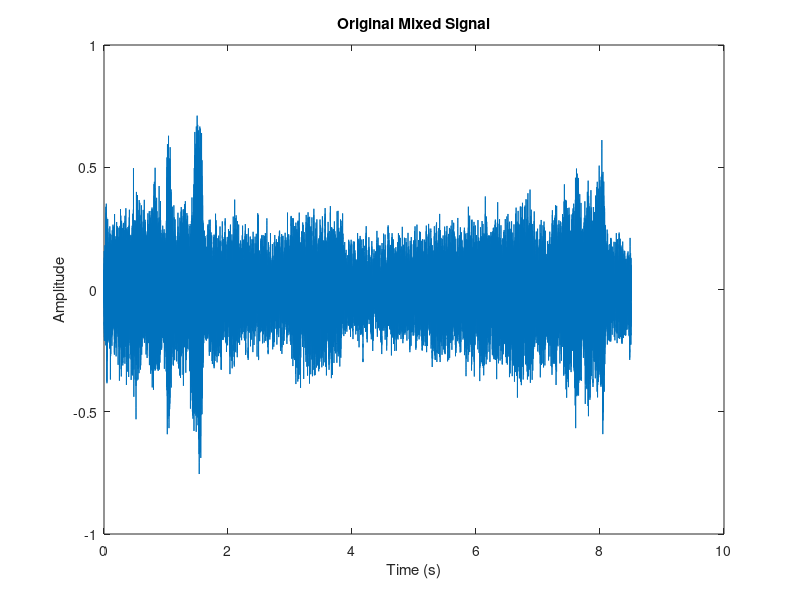
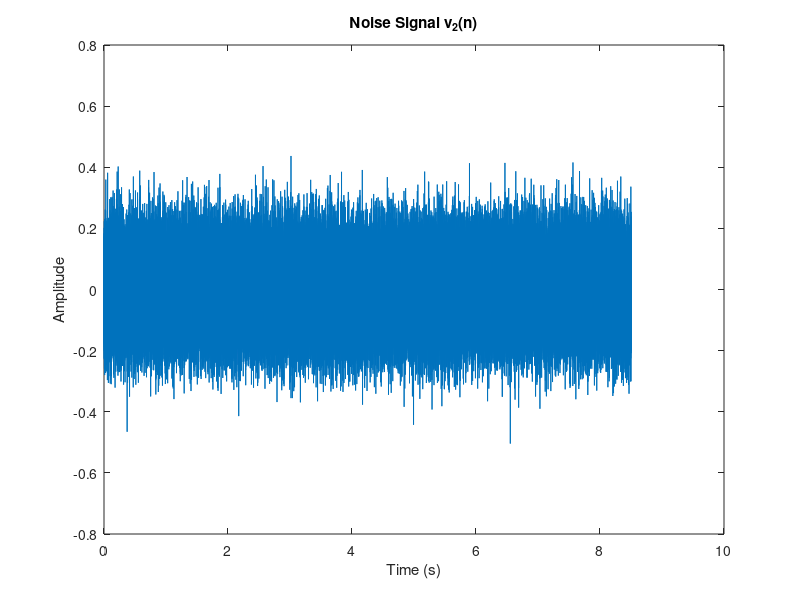
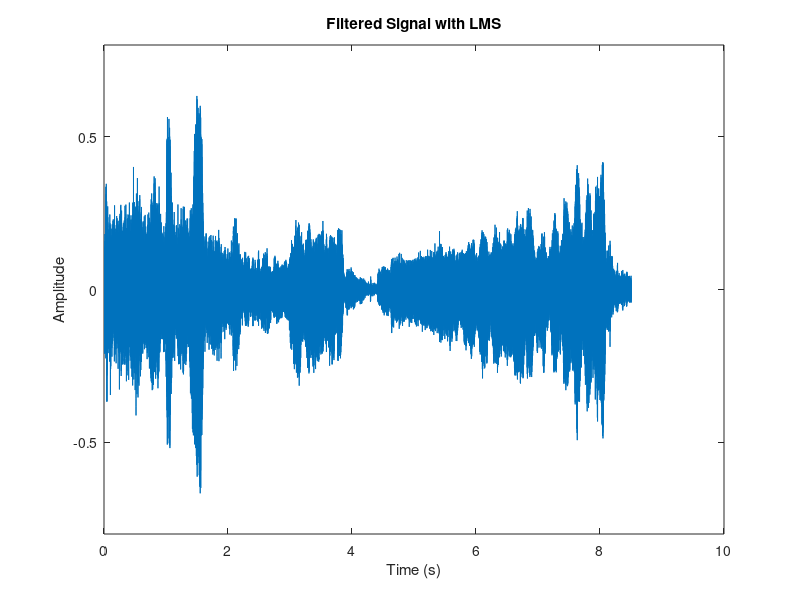

Write MATLAB code to recreate these figures, in order.
clear all;
close all;

% Load the signals
load('x_plus_v1.mat'); % Load the signal x_plus_v1
load('v2.mat'); % Load the signal v2

% Extract the signals
x_plus_v1 = x_plus_v1; % Signal containing music and noise
v2 = v2; % Signal containing noise picked up by the external microphone

% Sampling rate
fs = 14700;

% Play the original mixed signal
%sound(x_plus_v1, fs);
%pause(10); % Pause to allow the sound to play

% LMS Adaptive Filter parameters
filter_length = round(0.01 * fs); % 10 ms filter length
mu = 0.01; % Step size for the LMS algorithm

% Initialize filter coefficients and error signal
w = zeros(filter_length, 1);
e = zeros(length(x_plus_v1), 1);

% Implement LMS Adaptive Filter
for n = filter_length:length(x_plus_v1)
    x_n = v2(n:-1:n-filter_length+1); % Input vector
    y = w' * x_n; % Filter output
    e(n) = x_plus_v1(n) - y; % Error signal
    w = w + mu * e(n) * x_n; % Update filter coefficients
end

% Play the filtered signal
sound(e, fs);

% Plot the results
t = (0:length(x_plus_v1)-1) / fs;
figure;
plot(t, x_plus_v1);
xlabel('Time (s)');
ylabel('Amplitude');
title('Original Mixed Signal');

figure;
plot(t, v2);
xlabel('Time (s)');
ylabel('Amplitude');
title('Noise Signal v_2(n)');

figure;
plot(t, e);
xlabel('Time (s)');
ylabel('Amplitude');
ylim([-0.8 0.8]);
title('Filtered Signal with LMS');

% Save the filtered signal
audiowrite('filtered_signal.wav', e, fs);